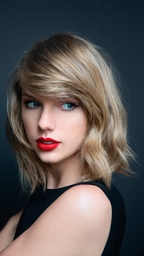
#> input picture 225-雍中亮-重庆/第五周作业/123.jfif, 144 x 256 px, shrunk from 1242 x 2208 before the run
$ python canny_detail.py
#> lines starting #> are read from the running program, lines starting #| are printed output that depends on the picture; after the words box and inside, x2 and y2 are one past the last pixel; in counts of white or black regions, pixels touching at a corner belong together
import numpy as np
import matplotlib.pyplot as plt
import math

pic_path = '123.jfif'
img = plt.imread(pic_path)
#> img is the input picture: shape (256, 144, 3); mean R, G, B 93.3, 86.1, 84.2
if pic_path[-4:] == '.png':  # .png图片在这里的存储格式是0到1的浮点数，所以要扩展到255再计算
    img = img * 255  # 还是浮点数类型
img = img.mean(axis=-1)  # 取均值就是灰度化了
#> img: shape (256, 144) float64

# 1、高斯平滑
# sigma = 1.52  # 高斯平滑时的高斯核参数，标准差，可调
sigma = 0.5  # 高斯平滑时的高斯核参数，标准差，可调
dim = int(np.round(6 * sigma + 1))  # round是四舍五入函数，根据标准差求高斯核是几乘几的，也就是维度
if dim % 2 == 0:  # 最好是奇数,不是的话加一
    dim += 1
Gaussian_filter = np.zeros([dim, dim])  # 存储高斯核，这是数组不是列表了
tmp = [i - dim // 2 for i in range(dim)]  # 生成一个序列
n1 = 1 / (2 * math.pi * sigma ** 2)  # 计算高斯核
n2 = -1 / (2 * sigma ** 2)
for i in range(dim):
    for j in range(dim):
        Gaussian_filter[i, j] = n1 * math.exp(n2 * (tmp[i] ** 2 + tmp[j] ** 2))
Gaussian_filter = Gaussian_filter / Gaussian_filter.sum()
dx, dy = img.shape
#> dx = 256; dy = 144
img_new = np.zeros(img.shape)  # 存储平滑之后的图像，zeros函数得到的是浮点型数据
tmp = dim // 2
img_pad = np.pad(img, ((tmp, tmp), (tmp, tmp)), 'constant')  # 边缘填补
for i in range(dx):
    for j in range(dy):
        img_new[i, j] = np.sum(img_pad[i:i + dim, j:j + dim] * Gaussian_filter)
plt.figure(1)
plt.imshow(img_new.astype(np.uint8), cmap='gray')  # 此时的img_new是255的浮点型数据，强制类型转换才可以，gray灰阶
plt.axis('off')


# 2、求梯度。以下两个是滤波求梯度用的sobel矩阵（检测图像中的水平、垂直和对角边缘）
sobel_kernel_x = np.array([[-1, 0, 1], [-2, 0, 2], [-1, 0, 1]])
sobel_kernel_y = np.array([[1, 2, 1], [0, 0, 0], [-1, -2, -1]])
img_tidu_x = np.zeros(img_new.shape)  # 存储梯度图像
img_tidu_y = np.zeros([dx, dy])
img_tidu = np.zeros(img_new.shape)
img_pad = np.pad(img_new, ((1, 1), (1, 1)), 'constant')  # 边缘填补，根据上面矩阵结构所以写1
#> img_pad: shape (258, 146) float64
for i in range(dx):
    for j in range(dy):
        img_tidu_x[i, j] = np.sum(img_pad[i:i + 3, j:j + 3] * sobel_kernel_x)  # x方向
        img_tidu_y[i, j] = np.sum(img_pad[i:i + 3, j:j + 3] * sobel_kernel_y)  # y方向
        img_tidu[i, j] = np.sqrt(img_tidu_x[i, j] ** 2 + img_tidu_y[i, j] ** 2)
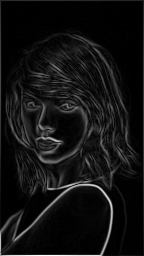
#> img_tidu: shape (256, 144) float64; min 0.000371, max 787.3, mean 56.4; drawn with min black and max white
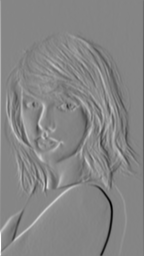
#> img_tidu_x: shape (256, 144) float64; min -648, max 589.4, mean -0.2; drawn with min black and max white
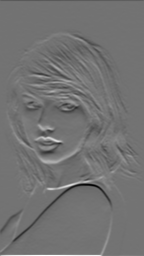
#> img_tidu_y: shape (256, 144) float64; min -648.5, max 787.3, mean -1.4; drawn with min black and max white
img_tidu_x[img_tidu_x == 0] = 0.00000001
#> img_tidu_x: shape (256, 144) float64; 0.01% of pixels changed, all inside (x1, y1, x2, y2) = (43, 12, 45, 13)
angle = img_tidu_y / img_tidu_x
plt.figure(2)
plt.imshow(img_tidu.astype(np.uint8), cmap='gray')
plt.axis('off')

# 3、非极大值抑制
img_yizhi = np.zeros(img_tidu.shape)
for i in range(1, dx - 1):
    for j in range(1, dy - 1):
        flag = True  # 在8邻域内是否要抹去做个标记
        temp = img_tidu[i - 1:i + 2, j - 1:j + 2]  # 梯度幅值的8邻域矩阵
        if angle[i, j] <= -1:  # 使用线性插值法判断抑制与否
            num_1 = (temp[0, 1] - temp[0, 0]) / angle[i, j] + temp[0, 1]
            num_2 = (temp[2, 1] - temp[2, 2]) / angle[i, j] + temp[2, 1]
            if not (img_tidu[i, j] > num_1 and img_tidu[i, j] > num_2):
                flag = False
        elif angle[i, j] >= 1:
            num_1 = (temp[0, 2] - temp[0, 1]) / angle[i, j] + temp[0, 1]
            num_2 = (temp[2, 0] - temp[2, 1]) / angle[i, j] + temp[2, 1]
            if not (img_tidu[i, j] > num_1 and img_tidu[i, j] > num_2):
                flag = False
        elif angle[i, j] > 0:
            num_1 = (temp[0, 2] - temp[1, 2]) * angle[i, j] + temp[1, 2]
            num_2 = (temp[2, 0] - temp[1, 0]) * angle[i, j] + temp[1, 0]
            if not (img_tidu[i, j] > num_1 and img_tidu[i, j] > num_2):
                flag = False
        elif angle[i, j] < 0:
            num_1 = (temp[1, 0] - temp[0, 0]) * angle[i, j] + temp[1, 0]
            num_2 = (temp[1, 2] - temp[2, 2]) * angle[i, j] + temp[1, 2]
            if not (img_tidu[i, j] > num_1 and img_tidu[i, j] > num_2):
                flag = False
        if flag:
            img_yizhi[i, j] = img_tidu[i, j]
plt.figure(3)
plt.imshow(img_yizhi.astype(np.uint8), cmap='gray')
plt.axis('off')

# 4、双阈值检测，连接边缘。遍历所有一定是边的点,查看8邻域是否存在有可能是边的点，进栈
lower_boundary = img_tidu.mean() * 0.8
#> lower_boundary = 45.09
high_boundary = lower_boundary * 4  # 这里我设置高阈值是低阈值的三倍
#> high_boundary = 180.4
zhan = []
for i in range(1, img_yizhi.shape[0] - 1):  # 外圈不考虑了
    for j in range(1, img_yizhi.shape[1] - 1):
        if img_yizhi[i, j] >= high_boundary:  # 取，一定是边的点
            img_yizhi[i, j] = 255
            zhan.append([i, j])
        elif img_yizhi[i, j] <= lower_boundary:  # 舍
            img_yizhi[i, j] = 0
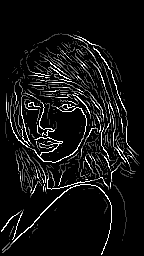
#> img_yizhi: shape (256, 144) float64; min 0, max 255, mean 19.1

while not len(zhan) == 0:
    temp_1, temp_2 = zhan.pop()  # 出栈
    a = img_yizhi[temp_1 - 1:temp_1 + 2, temp_2 - 1:temp_2 + 2]
    if (a[0, 0] < high_boundary) and (a[0, 0] > lower_boundary):
        img_yizhi[temp_1 - 1, temp_2 - 1] = 255  # 这个像素点标记为边缘
        zhan.append([temp_1 - 1, temp_2 - 1])  # 进栈
    if (a[0, 1] < high_boundary) and (a[0, 1] > lower_boundary):
        img_yizhi[temp_1 - 1, temp_2] = 255
        zhan.append([temp_1 - 1, temp_2])
    if (a[0, 2] < high_boundary) and (a[0, 2] > lower_boundary):
        img_yizhi[temp_1 - 1, temp_2 + 1] = 255
        zhan.append([temp_1 - 1, temp_2 + 1])
    if (a[1, 0] < high_boundary) and (a[1, 0] > lower_boundary):
        img_yizhi[temp_1, temp_2 - 1] = 255
        zhan.append([temp_1, temp_2 - 1])
    if (a[1, 2] < high_boundary) and (a[1, 2] > lower_boundary):
        img_yizhi[temp_1, temp_2 + 1] = 255
        zhan.append([temp_1, temp_2 + 1])
    if (a[2, 0] < high_boundary) and (a[2, 0] > lower_boundary):
        img_yizhi[temp_1 + 1, temp_2 - 1] = 255
        zhan.append([temp_1 + 1, temp_2 - 1])
    if (a[2, 1] < high_boundary) and (a[2, 1] > lower_boundary):
        img_yizhi[temp_1 + 1, temp_2] = 255
        zhan.append([temp_1 + 1, temp_2])
    if (a[2, 2] < high_boundary) and (a[2, 2] > lower_boundary):
        img_yizhi[temp_1 + 1, temp_2 + 1] = 255
        zhan.append([temp_1 + 1, temp_2 + 1])
#> this loop made 3581 passes
#> a on passes 1 to 3: [[0, 255, 255], [0, 255, 0], [0, 0, 0]], [[0, 255, 0], [255, 255, 0], [255, 0, 0]], [[0, 0, 255], [0, 255, 255], [0, 255, 0]]
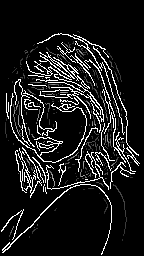
#> img_yizhi: shape (256, 144) float64; 5.91% of pixels changed, all inside (x1, y1, x2, y2) = (2, 33, 140, 253)
#> after the loop, zhan = []

for i in range(img_yizhi.shape[0]):
    for j in range(img_yizhi.shape[1]):
        if img_yizhi[i, j] != 0 and img_yizhi[i, j] != 255:
            img_yizhi[i, j] = 0
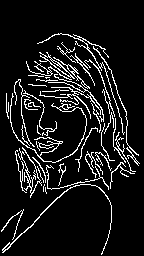
#> img_yizhi: shape (256, 144) float64; 9.7% white in thin lines or dots, all inside (x1, y1, x2, y2) = (1, 33, 140, 255)

# 绘图
plt.figure(4)
plt.imshow(img_yizhi.astype(np.uint8), cmap='gray')
plt.axis('off')  # 关闭坐标刻度值
plt.show()
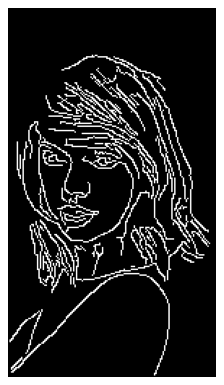
#> figure drawn by matplotlib, 1 panel
